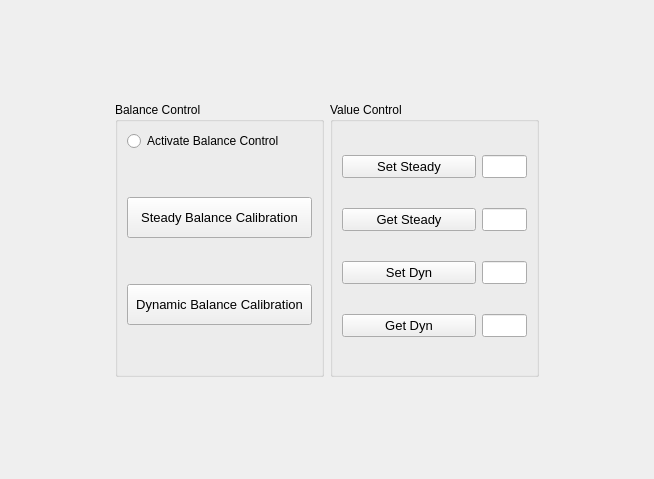
      <widget class="QWidget" name="balanceTab">
       <attribute name="title">
        <string>Balance</string>
       </attribute>
       <layout class="QGridLayout" name="gridLayout_6" rowstretch="1,3,1" columnstretch="1,2,2,1">
        <item row="0" column="2">
         <spacer name="verticalSpacer_9">
          <property name="orientation">
           <enum>Qt::Vertical</enum>
          </property>
          <property name="sizeHint" stdset="0">
           <size>
            <width>20</width>
            <height>109</height>
           </size>
          </property>
         </spacer>
        </item>
        <item row="1" column="0">
         <spacer name="horizontalSpacer_7">
          <property name="orientation">
           <enum>Qt::Horizontal</enum>
          </property>
          <property name="sizeHint" stdset="0">
           <size>
            <width>96</width>
            <height>20</height>
           </size>
          </property>
         </spacer>
        </item>
        <item row="1" column="1">
         <widget class="QGroupBox" name="groupBox_10">
          <property name="title">
           <string>Balance Control</string>
          </property>
          <layout class="QVBoxLayout" name="verticalLayout_17">
           <item>
            <widget class="QRadioButton" name="radioButton_2">
             <property name="text">
              <string>Activate Balance Control</string>
             </property>
            </widget>
           </item>
           <item>
            <spacer name="verticalSpacer_7">
             <property name="orientation">
              <enum>Qt::Vertical</enum>
             </property>
             <property name="sizeHint" stdset="0">
              <size>
               <width>20</width>
               <height>40</height>
              </size>
             </property>
            </spacer>
           </item>
           <item>
            <widget class="QPushButton" name="pushButton_19">
             <property name="sizePolicy">
              <sizepolicy hsizetype="Minimum" vsizetype="Expanding">
               <horstretch>0</horstretch>
               <verstretch>0</verstretch>
              </sizepolicy>
             </property>
             <property name="font">
              <font>
               <pointsize>10</pointsize>
              </font>
             </property>
             <property name="text">
              <string>Steady Balance Calibration</string>
             </property>
            </widget>
           </item>
           <item>
            <spacer name="verticalSpacer_27">
             <property name="orientation">
              <enum>Qt::Vertical</enum>
             </property>
             <property name="sizeHint" stdset="0">
              <size>
               <width>20</width>
               <height>40</height>
              </size>
             </property>
            </spacer>
           </item>
           <item>
            <widget class="QPushButton" name="pushButton_20">
             <property name="sizePolicy">
              <sizepolicy hsizetype="Minimum" vsizetype="Expanding">
               <horstretch>0</horstretch>
               <verstretch>0</verstretch>
              </sizepolicy>
             </property>
             <property name="font">
              <font>
               <pointsize>10</pointsize>
              </font>
             </property>
             <property name="text">
              <string>Dynamic Balance Calibration</string>
             </property>
            </widget>
           </item>
           <item>
            <spacer name="verticalSpacer_26">
             <property name="orientation">
              <enum>Qt::Vertical</enum>
             </property>
             <property name="sizeHint" stdset="0">
              <size>
               <width>20</width>
               <height>40</height>
              </size>
             </property>
            </spacer>
           </item>
          </layout>
         </widget>
        </item>
        <item row="1" column="2">
         <widget class="QGroupBox" name="groupBox_11">
          <property name="title">
           <string>Value Control</string>
          </property>
          <layout class="QGridLayout" name="gridLayout_5" columnstretch="3,1">
           <item row="0" column="0">
            <widget class="QPushButton" name="pushButton_21">
             <property name="font">
              <font>
               <pointsize>10</pointsize>
              </font>
             </property>
             <property name="text">
              <string>Set Steady</string>
             </property>
            </widget>
           </item>
           <item row="0" column="1">
            <widget class="QLineEdit" name="lineEdit_4">
             <property name="font">
              <font>
               <pointsize>10</pointsize>
              </font>
             </property>
            </widget>
           </item>
           <item row="1" column="1">
            <widget class="QLineEdit" name="lineEdit_5">
             <property name="font">
              <font>
               <pointsize>10</pointsize>
              </font>
             </property>
            </widget>
           </item>
           <item row="2" column="1">
            <widget class="QLineEdit" name="lineEdit_6">
             <property name="font">
              <font>
               <pointsize>10</pointsize>
              </font>
             </property>
            </widget>
           </item>
           <item row="3" column="1">
            <widget class="QLineEdit" name="lineEdit_7">
             <property name="font">
              <font>
               <pointsize>10</pointsize>
              </font>
             </property>
            </widget>
           </item>
           <item row="1" column="0">
            <widget class="QPushButton" name="pushButton_22">
             <property name="font">
              <font>
               <pointsize>10</pointsize>
              </font>
             </property>
             <property name="text">
              <string>Get Steady</string>
             </property>
            </widget>
           </item>
           <item row="2" column="0">
            <widget class="QPushButton" name="pushButton_23">
             <property name="font">
              <font>
               <pointsize>10</pointsize>
              </font>
             </property>
             <property name="text">
              <string>Set Dyn</string>
             </property>
            </widget>
           </item>
           <item row="3" column="0">
            <widget class="QPushButton" name="pushButton_24">
             <property name="font">
              <font>
               <pointsize>10</pointsize>
              </font>
             </property>
             <property name="text">
              <string>Get Dyn</string>
             </property>
            </widget>
           </item>
          </layout>
         </widget>
        </item>
        <item row="1" column="3">
         <spacer name="horizontalSpacer_8">
          <property name="orientation">
           <enum>Qt::Horizontal</enum>
          </property>
          <property name="sizeHint" stdset="0">
           <size>
            <width>96</width>
            <height>20</height>
           </size>
          </property>
         </spacer>
        </item>
        <item row="2" column="2">
         <spacer name="verticalSpacer_10">
          <property name="orientation">
           <enum>Qt::Vertical</enum>
          </property>
          <property name="sizeHint" stdset="0">
           <size>
            <width>20</width>
            <height>109</height>
           </size>
          </property>
         </spacer>
        </item>
       </layout>
      </widget>
